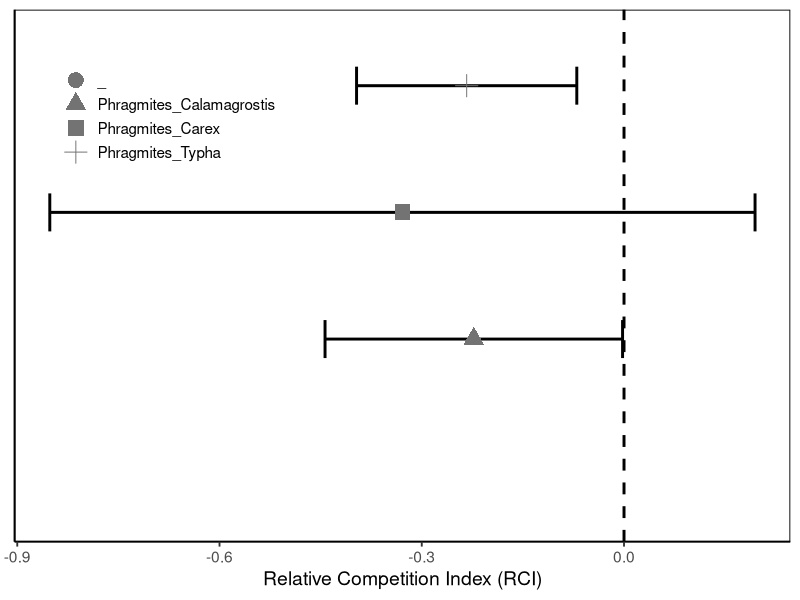
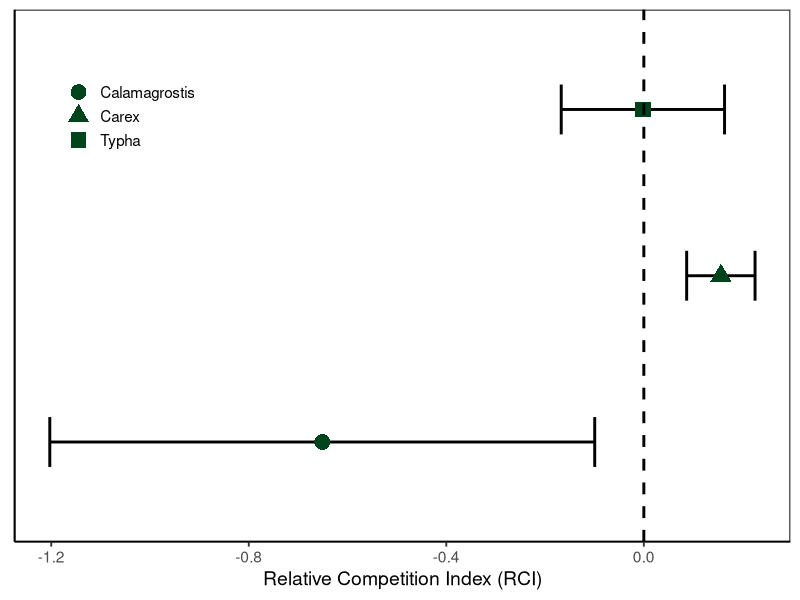
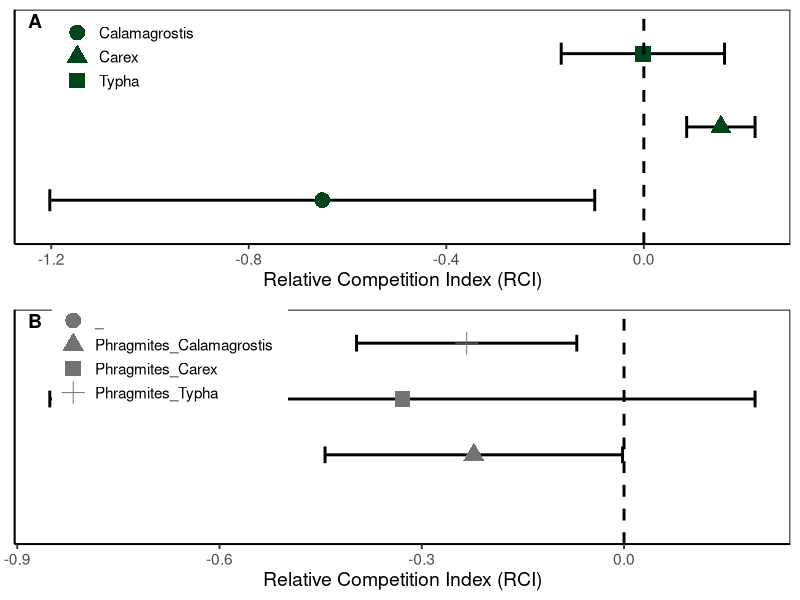
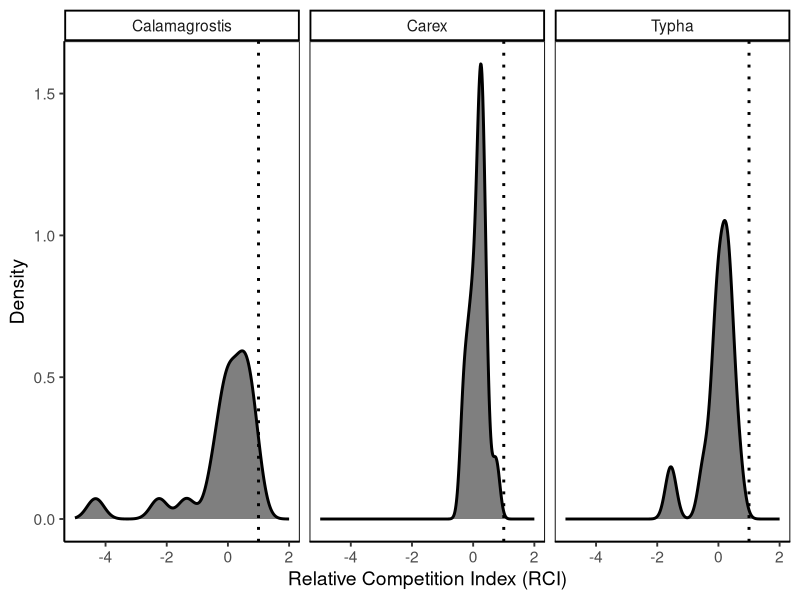
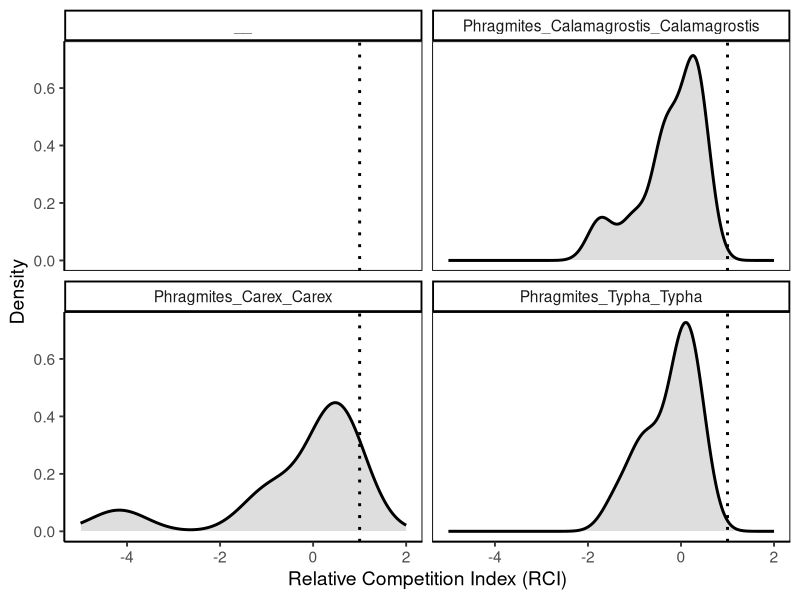
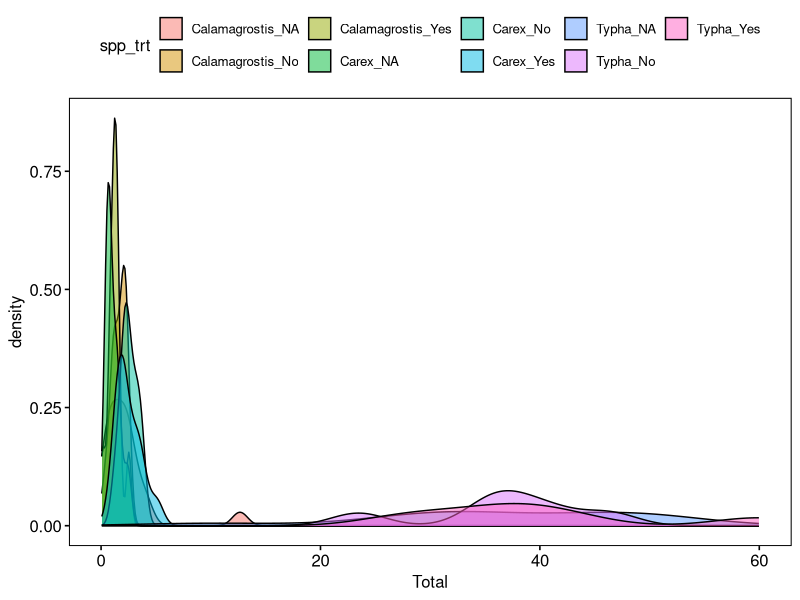
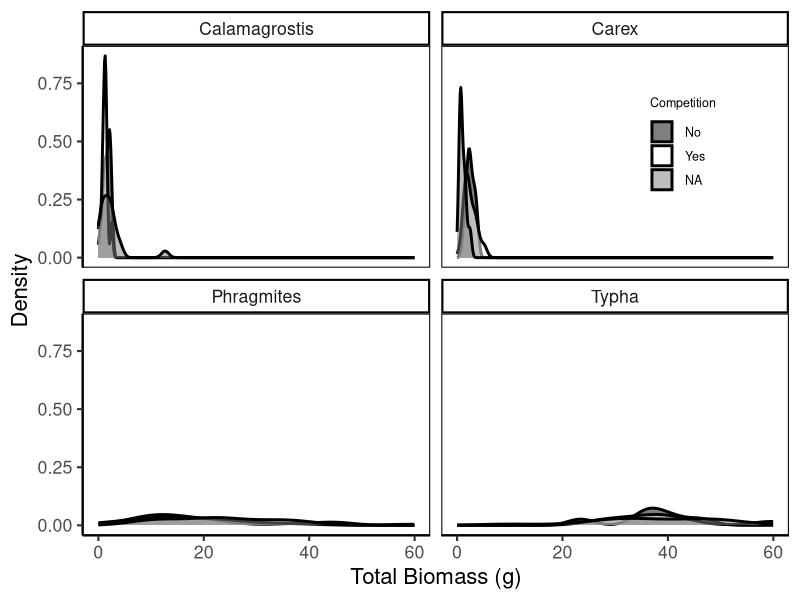
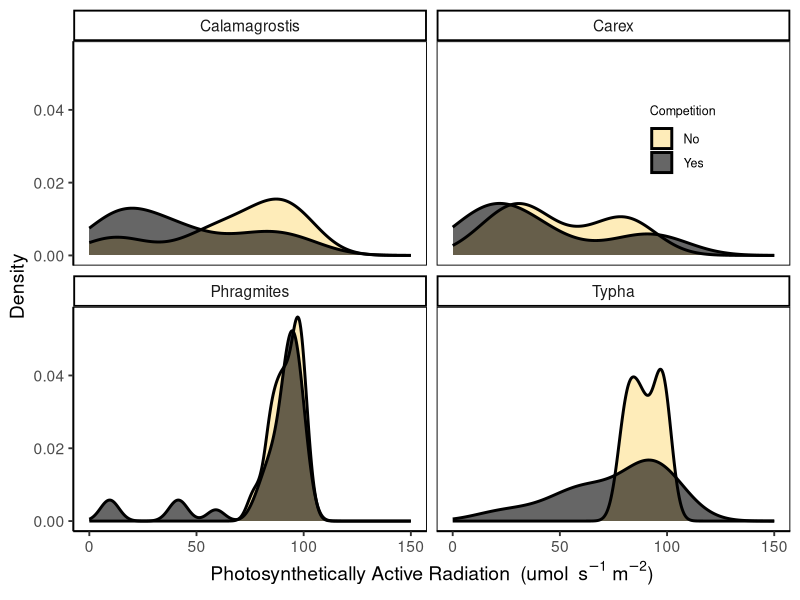

Recreate these plots in R, in order.

library(tidyverse)
library(ggpubr)
library(cowplot)
library(gridExtra)


RCI.res <- read.csv("Data/RCI_residents.csv")
str(RCI.res) 
RCI.res$Year <- as.factor(RCI.res$Year)

sum <- RCI.res %>% 
  group_by(Phytometer, Year) %>% 
  summarise(average = mean(RCI),
            std = sd(RCI),
            N = length(RCI),
            SE = (std/(sqrt(N))))

# A tibble: 6 x 6
# Groups:   Phytometer [3]
#Phytometer      Year   average   std     N     SE
#1 Calamagrostis 2016  -1.37    3.50     10  1.11  
#2 Calamagrostis 2017   0.00591 0.862    11  0.260 
#3 Carex         2016   0.365   0.244     5  0.109 
#4 Carex         2017   0.0611  0.244    11  0.0735
#5 Typha         2016   0.188   0.383     6  0.156 
#6 Typha         2017  -0.192   0.699     6  0.285 


##### Resident species ##############

RCI.plot <- ggplot(sum, aes(x = Phytometer, y = average, colour = Year, shape = Year)) + 
  geom_point(position = position_dodge(0.6),
             size = 5) +
  geom_errorbar(aes(ymin = average - SE, ymax = average + SE),
                width = 0.3, position = position_dodge(0.6),
                color = "black",
                size = 1) +
  theme_classic() +
  scale_colour_manual(values = c("#00441b", "#08519c")) +
  labs(x = " ",
       y = expression(paste("Relative Competition Index (RCI)"))) + 
  theme(panel.border = element_rect(fill = NA)) +
  theme(text = element_text(size = 16),
        axis.text.x = element_text(size = 14),
        axis.text.y = element_text(size = 15)) +
  geom_hline(yintercept = 0, linetype = "dashed",
             size = 1) +
  coord_flip() +
  theme(axis.text.y = element_text(angle = 30))

ggsave("Figures/RCI_residents.jpeg")

###### Phragmites ###############

RCI.phrag <- read.csv("Data/RCI.phrag.csv")
str(RCI.phrag) 
RCI.phrag$Year <- as.factor(RCI.phrag$Year)

RCI.phrag <- RCI.phrag %>% 
  unite("Phytometer", Phytometer,Neighbours, remove = FALSE)


ph.sum <- RCI.phrag %>% 
  group_by(Phytometer, Year) %>% 
  summarise(average = mean(RCI),
            std = sd(RCI),
            N = length(RCI),
            SE = (std/(sqrt(N))))

#   spp_n                    Year  average   std     N    SE
#1 Phragmites_Calamagrostis 2016  -0.123  0.544     6 0.222
#2 Phragmites_Calamagrostis 2017  -0.373  0.958     4 0.479
#3 Phragmites_Carex         2016  -0.675  2.05      5 0.915
#4 Phragmites_Carex         2017   0.104  0.728     4 0.364
#5 Phragmites_Typha         2016  -0.0544 0.373     5 0.167
#6 Phragmites_Typha         2017  -0.361  0.670     7 0.253

##### Resident species ##############

ph.sum <- ph.sum %>% 
  mutate(Year = fct_relevel(Year, "2017", "2016"))

RCI.plot2 <- ggplot(ph.sum, aes(x = Phytometer, y = average, colour = Year, shape = Year)) + 
  geom_point(position = position_dodge(0.6),
             size = 5) +
  geom_errorbar(aes(ymin = average - SE, ymax = average + SE),
                width = 0.3, position = position_dodge(0.6),
                color = "black",
                size = 1) +
  theme_classic() +
  scale_colour_manual(values = c("#00441b", "#08519c")) +
  labs(x = " ",
       y = expression(paste("Relative Competition Index (RCI)"))) + 
  theme(panel.border = element_rect(fill = NA)) +
  theme(text = element_text(size = 16),
        axis.text.x = element_text(size = 14),
        axis.text.y = element_text(size = 15)) +
  geom_hline(yintercept = 0, linetype = "dashed",
             size = 1) +
  coord_flip() +
  theme(axis.text.y = element_text(angle = 30))

ggsave("Figures/RCI_phragmites.jpeg")



RCI.panel <- ggarrange(RCI.plot, RCI.plot2,
                       ncol = 2, common.legend = TRUE,
                       legend = "bottom",
                       labels = "AUTO",
                       hjust = c(-13, -20), vjust = 1.75)

ggsave("Figures/RCI_panel.TIFF", RCI.panel,
       dpi = 150, units = "in")



summed <- full_join(sum, ph.sum)

summmed <- summed %>% 
  mutate(Year = fct_relevel(Year, "2017", "2016"))

summed <- summed %>% 
  mutate(Phytometer = fct_relevel(Phytometer, 
                                  "Typha", 
                                  "Carex", 
                                  "Calamagrostis",
                                  "Phragmites_Typha", 
                                  "Phragmites_Carex", 
                                  "Phragmites_Calamagrostis"))


RCI.plot.all <- ggplot(summed, aes(x = Phytometer, y = average, colour = Year, shape = Year)) + 
  geom_point(position = position_dodge(0.6),
             size = 5) +
  geom_errorbar(aes(ymin = average - SE, ymax = average + SE),
                width = 0.3, position = position_dodge(0.6),
                color = "black",
                size = 1) +
  theme_classic() +
  scale_colour_manual(values = c("#00441b", "#08519c")) +
  labs(x = " ",
       y = expression(paste("Relative Competition Index (RCI)"))) + 
  theme(panel.border = element_rect(fill = NA)) +
  theme(text = element_text(size = 16),
        axis.text.x = element_text(size = 14),
        axis.text.y = element_text(size = 15)) +
  geom_hline(yintercept = 0, linetype = "dashed",
             size = 1) +
  coord_flip() +
  theme(axis.text.y = element_text(angle = 30))

######### No Years Apart ###############

sum.phrag <- RCI.phrag %>% 
  group_by(Phytometer) %>% 
  summarise(average = mean(RCI),
            std = sd(RCI),
            N = length(RCI),
            SE = (std/(sqrt(N))))

#  Phytometer               average   std     N    SE
#1 Phragmites_Calamagrostis  -0.223 0.698    10 0.221
#2 Phragmites_Carex          -0.329 1.57      9 0.523
#3 Phragmites_Typha          -0.233 0.566    12 0.163

write.csv(sum.phrag, "Data/phrag.RCI.sum.csv")

RCI.plot.phr <- ggplot(sum.phrag, aes(x = Phytometer, y = average, shape = Phytometer)) + 
  geom_errorbar(aes(ymin = average - SE, ymax = average + SE),
                width = 0.3, 
                color = "black",
                size = 1) +
  geom_point(size = 5,
             colour = "#737373") +
  theme_classic(base_size = 14) +
  ylab("Relative Competition Index (RCI)") + 
  theme(panel.border = element_rect(fill = NA)) +
  theme(axis.title.y=element_blank(),
        axis.text.y=element_blank(),
        axis.ticks.y=element_blank()) +
  geom_hline(yintercept = 0, linetype = "dashed",
             size = 1) +
  coord_flip() +
  theme(legend.position = c(0.2, 0.8)) +
  theme(legend.title = element_blank()) +
  theme(legend.text=element_text(size=11))


RCI.plot.phr

ggsave("Figures/RCI_phrag.TIFF", RCI.plot.phr,
       dpi = 300)


sum.res <- RCI.res %>% 
  group_by(Phytometer) %>% 
  summarise(average = mean(RCI),
            std = sd(RCI),
            N = length(RCI),
            SE = (std/(sqrt(N))))

#Phytometer     average   std     N     SE
#1 Calamagrostis -0.651   2.53     21 0.552 
#2 Carex          0.156   0.277    16 0.0692
#3 Typha         -0.00193 0.573    12 0.165 

RCI.plot.res <- ggplot(sum.res, aes(x = Phytometer, y = average, shape = Phytometer)) + 
    geom_errorbar(aes(ymin = average - SE, ymax = average + SE),
                width = 0.3, 
                color = "black",
                size = 1) +
  geom_point(size = 5,
             colour = "#00441b") +
  theme_classic(base_size = 14) +
  theme(axis.title.y=element_blank(),
        axis.text.y=element_blank(),
        axis.ticks.y=element_blank()) +
  theme(panel.border = element_rect(fill = NA)) +
  geom_hline(yintercept = 0, linetype = "dashed",
             size = 1) +
  ylab("Relative Competition Index (RCI)") +
  coord_flip() +
  theme(legend.position = c(0.15, 0.8)) +
  theme(legend.title = element_blank()) +
  theme(legend.text=element_text(size=11))

RCI.plot.res


ggsave("Figures/RCI_residents.TIFF", RCI.plot.phr,
       dpi = 300)



panel.RCI <- ggarrange(RCI.plot.res, RCI.plot.phr,
                       nrow = 2,
                   labels = "AUTO",
                   hjust = c(-2, -2),
                   vjust = 2)

panel.RCI

ggsave("Figures/RCI_panel.TIFF", panel.RCI,
       dpi = 300)

######## RCI Density Plots ##########

RCI.res

rci.res.den <- ggplot(RCI.res, aes(x = RCI, fill = as.factor(Phytometer))) +
  geom_density(alpha = 0.5, size = 1) +
  facet_wrap("Phytometer") + 
  scale_fill_manual(values = c("black", "black", "black")) +
  theme_classic(base_size = 14) +
  theme(panel.border = element_rect(fill = NA)) +
  labs(x = "Relative Competition Index (RCI)",
       y = "Density") +
  theme(legend.position = "none") +
  xlim(-5, 2) +
  geom_vline(xintercept = 1, linetype="dotted", 
             color = "black", size=1)

rci.res.den 

ggsave("Figures/RCI_density.TIFF", rci.res.den,
       dpi= 300)


RCI.phrag <- RCI.phrag %>% 
  unite("Species", Phytometer,Neighbours, remove = FALSE)


RCI.phrag

rci.phr.den <- ggplot(RCI.phrag, aes(x = RCI, fill = as.factor(Phytometer))) +
  geom_density(alpha = 0.5, size = 1) +
  facet_wrap("Species") + 
  scale_fill_manual(values = c("grey", "grey", "grey")) +
  theme_classic(base_size = 14) +
  theme(panel.border = element_rect(fill = NA)) +
  labs(x = "Relative Competition Index (RCI)",
       y = "Density") +
  theme(legend.position = "none") +
  xlim(-5, 2) +
  geom_vline(xintercept = 1, linetype="dotted", 
             color = "black", size=1)

rci.phr.den 

ggsave("Figures/RCI_phrag_density.TIFF", rci.phr.den,
       dpi= 300)


############ Raw Biomass ##########

weights16 <- read.csv("Data/weights_2016.csv")
weights17 <- read.csv("Data/weights_2017.csv")

weights <- full_join(weights16, weights17)
weights <- weights %>% 
  unite("spp_trt", Species, Competition, remove = FALSE)


target <- c("Carex", "Calamagrostis", "Typha")

weight.res <- weights %>% filter(Species %in% target)

res.den <- ggdensity(weight.res, x = "Total", fill = "spp_trt", combine = TRUE)
res.den

density <- ggplot(weights, aes(x = Total, fill = as.factor(Competition))) +
  geom_density(alpha = 0.5, size = 1) +
  facet_wrap("Species") + 
  scale_fill_manual(values = c("black", "white")) +
  theme_classic(base_size = 16) +
  theme(plot.title = element_text(size = 14, face = "bold"),
        legend.title=element_text(size=9), 
        legend.text=element_text(size=9)) +
  theme(panel.border = element_rect(fill = NA)) +
  labs(x = "Total Biomass (g)",
       y = "Density") +
  labs(fill = "Competition") +
  theme(legend.position = c(0.85, 0.8))
  
density

ggsave("Figures/biomass_density.TIFF", density,
       dpi = 300)


##### Light Penetration #########
phrag.light.pair <- read.csv("Data/Light_phrag.csv")
light.res.pair <- read.csv("Data/light_resident.csv")

light <- full_join(phrag.light.pair, light.res.pair)

light <- light %>% #rename the factors
  mutate(Competition = fct_recode(Competition,
                                "No" = "no",
                                "Yes" = "yes"))


light.den <- ggplot(light, aes(x = Incident, fill = as.factor(Competition))) +
  geom_density(alpha = 0.6, size = 1) +
  facet_wrap("Phytometer") + 
  scale_fill_manual(values = c("#fee08b", "black")) +
  theme_classic(base_size = 14) +
  theme(plot.title = element_text(size = 14, face = "bold"),
        legend.title=element_text(size=9), 
        legend.text=element_text(size=9)) +
  theme(panel.border = element_rect(fill = NA)) +
  labs(x = expression(paste("Photosynthetically Active Radiation"," ", " (", "umol  ",  s^-1, " ", m^-2, sep=")")),
       y = "Density") +
  xlim(0, 150) +
  labs(fill = "Competition") +
  theme(legend.position = c(0.85, 0.8))

light.den

ggsave("Figures/Light_densityplot.TIFF", light.den,
       dpi = 300)


Light.Biomass <- ggarrange(light.den, density,
                           rci.res.den, rci.phr.den, 
                       ncol = 2,
                       nrow = 2,
                       labels = "AUTO",
                       hjust = c(-2, -2),
                       vjust = 2)

Light.Biomass

ggsave("Figures/Light_Biomass.TIFF", Light.Biomass,
       dpi = 300)
